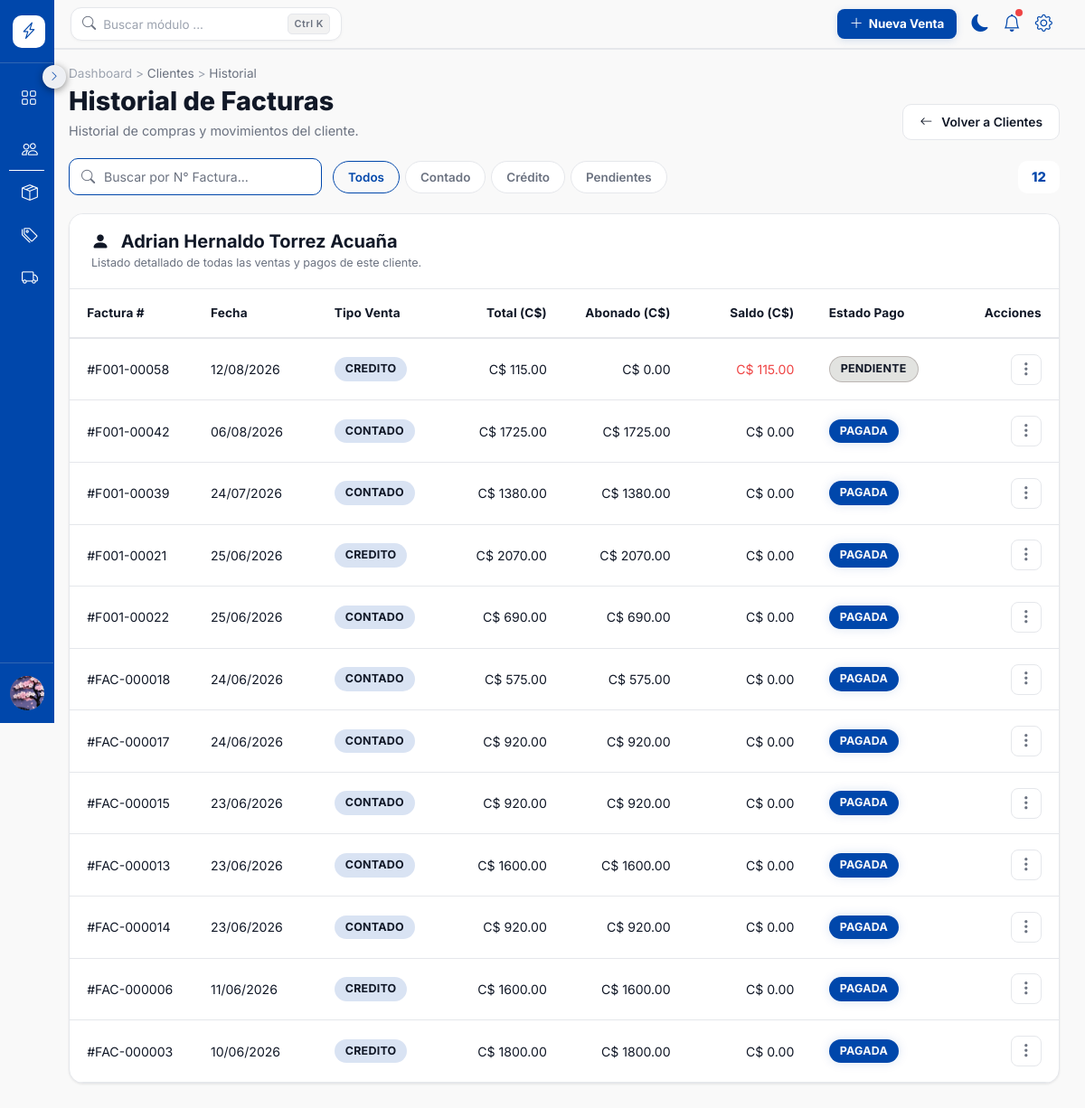
The app's page /clientes/1/historial (signed in), older data.
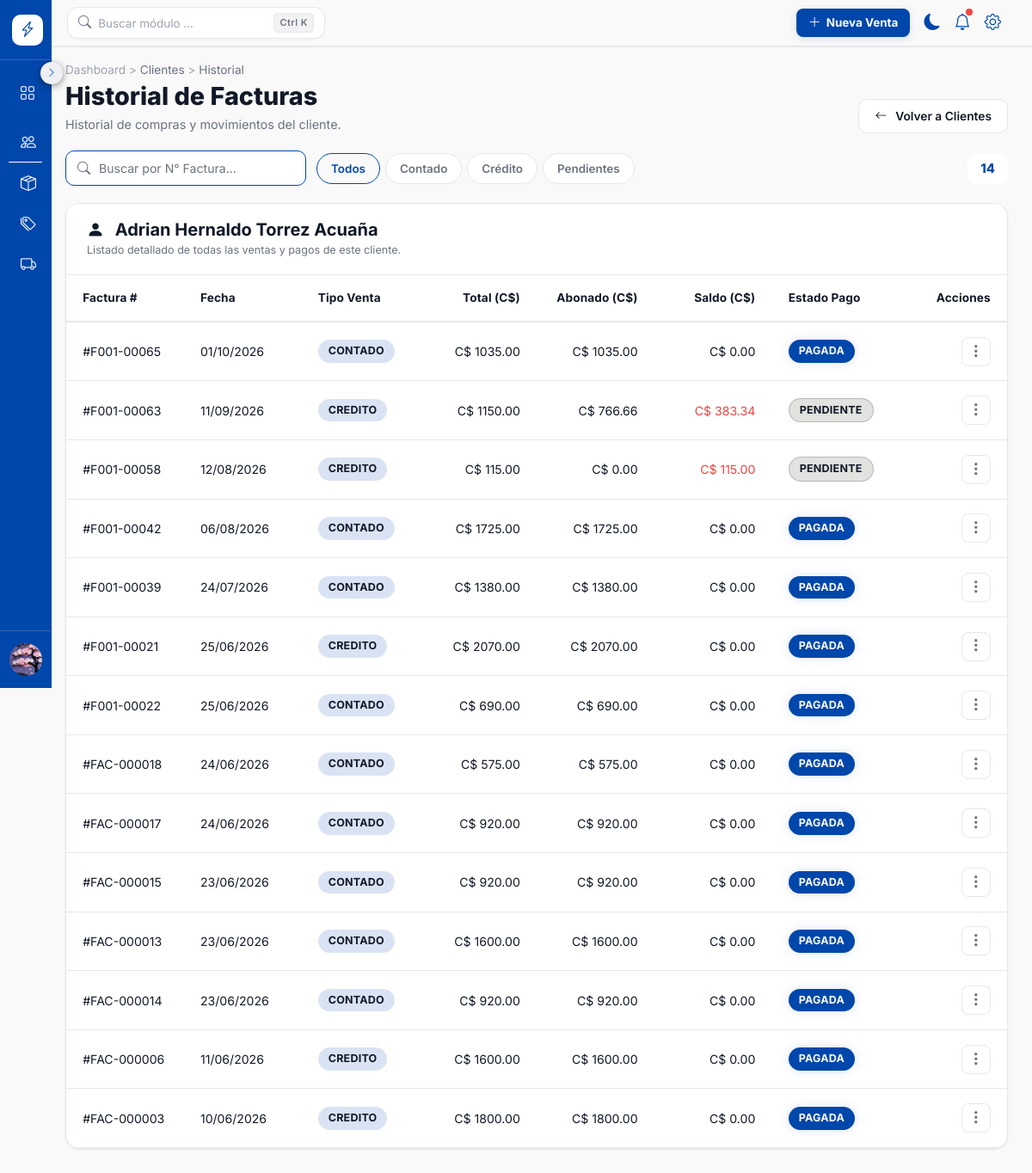
The same page, newer data.
### models/venta.py (models this page shows, shortened)
class Venta(db.Model):
    __tablename__ = "ventas"
    id = db.Column(db.Integer,primary_key=True)
    cliente_id = db.Column(db.Integer,db.ForeignKey("clientes.id"),nullable=False)
    usuario_id = db.Column(db.Integer,db.ForeignKey("usuarios.id"),nullable=False)
    fecha_venta = db.Column(db.DateTime,nullable=False,default=lambda: datetime.now(UTC))
    fecha_limite_credito = db.Column(db.Date,nullable=True)
    tipo_venta = db.Column(db.Enum(TipoVenta),nullable=False)
    numero_factura = db.Column(db.String(30),unique=True,nullable=False)
    total_venta = db.Column(db.Numeric(10, 2),nullable=False)
    estado = db.Column(db.Enum(EstadoVenta),nullable=False,default=EstadoVenta.ACTIVA)
    observaciones = db.Column(db.Text,nullable=True)
    created_at = db.Column(db.DateTime,nullable=False,default=lambda: datetime.now(UTC))
    updated_at = db.Column(db.DateTime,nullable=False,default=lambda: datetime.now(UTC),onupdate=lambda: datetime.now(UTC))
    cliente = db.relationship("Cliente",back_populates="ventas")
    usuario = db.relationship("Usuario",back_populates="ventas")
    detalle_ventas = db.relationship("DetalleVenta", back_populates="venta", lazy=True)
    pagos = db.relationship("Pago",back_populates="venta",lazy=True,order_by="Pago.fecha_pago.desc()")
    cuotas = db.relationship("CuotaVenta", back_populates="venta", lazy=True, cascade="all, delete-orphan", order_by="CuotaVenta.numero_cuota.asc()")

### routes/clientes.py (the view)
@clientes_bp.route("/clientes/<int:cliente_id>/historial", methods=["GET"])
@login_required
@roles_required("ADMIN", "VENDEDOR")
def historial_cliente(cliente_id):
    cliente = Cliente.query.get_or_404(cliente_id)
    ventas = Venta.query.filter_by(cliente_id=cliente_id).options(
        joinedload(Venta.pagos),
        joinedload(Venta.cuotas)
    ).order_by(Venta.fecha_venta.desc()).all()
    ventas_procesadas = []
    for venta in ventas:
        if venta.estado != EstadoVenta.ACTIVA:
            continue
        monto_venta = float(venta.total_venta)
        total_abonado = sum(
            float(pago.monto_pago)
            for pago in venta.pagos
            if pago.estado == "ACTIVO"
        )
        saldo = monto_venta - total_abonado
        ventas_procesadas.append({
            "venta": venta,
            "total_abonado": total_abonado,
            "saldo_pendiente": max(0.0, saldo),
            "es_pagada": saldo <= 0.01
        })
    return render_template(
        "clientes/historial_cliente.html",
        cliente=cliente,
        ventas_procesadas=ventas_procesadas,
        now=datetime.now()
    )

### app.py (called while the page is built)
@login_manager.user_loader
def load_user(user_id):
    return Usuario.query.get(int(user_id))

@app.before_request
def enrutar_inquilino():
    return resolve_tenant_middleware()

### models/usuario.py (called while the page is built)
    @property
    def nombre_mostrar(self):
        if not self.nombre_completo:
            return self.username
        partes = self.nombre_completo.strip().split()
        if len(partes) == 0:
            return self.username
        elif len(partes) == 1:
            return partes[0].capitalize()
        elif len(partes) == 2:
            return f"{partes[0].capitalize()} {partes[1][0].upper()}."
        else:
            return f"{partes[0].capitalize()} {partes[1].capitalize()} {partes[2][0].upper()}."

### services/saas/tenant_engine.py (called while the page is built)
    def get_bind(self, mapper=None, clause=None, bind=None, **kw):
        if mapper and getattr(mapper.class_, "__bind_key__", None) == "master":
            return super().get_bind(mapper=mapper, clause=clause, bind=bind, **kw)
        if has_app_context() and hasattr(g, "tenant_engine") and g.tenant_engine is not None:
            return g.tenant_engine
        return super().get_bind(mapper=mapper, clause=clause, bind=bind, **kw)

### templates/clientes/historial_cliente.html (shortened to what the changed rows need)
{% extends "base.html" %}
{% block content %}
    <div class="page-header-apex" style="display: flex; justify-content: space-between; align-items: flex-end;">
        <div>
            <h1 class="page-title-apex">Historial de Facturas</h1>
        </div>
    </div>
    <div class="toolbar-apex">
        <div class="toolbar-actions-right">
            <span id="badgeTotalVentas" class="count-badge-apex" title="Total de registros">{{ ventas_procesadas|length }}</span>
        </div>
    </div>
    <div class="panel" style="padding: 0; overflow: hidden; background-color: var(--color-bg-card); border: 1px solid var(--color-border); border-radius: 16px;">
        <div class="table-responsive">
            <table class="data-table">
                <thead class="data-table__head">
                    <tr>
                        <th>Factura #</th>
                        <th>Fecha</th>
                        <th>Tipo Venta</th>
                        <th style="text-align: right;">Total (C$)</th>
                        <th style="text-align: right;">Abonado (C$)</th>
                        <th style="text-align: right;">Saldo (C$)</th>
                        <th>Estado Pago</th>
                        <th style="text-align: right;">Acciones</th>
                    </tr>
                </thead>
                <tbody id="tablaHistorial">
                    {% for item in ventas_procesadas %}
                    {% set v = item.venta %}
                    <tr class="data-table__row fila-historial"
                        data-factura="{{ v.numero_factura.lower() }}"
                        data-tipo="{{ v.tipo_venta.value }}"
                        data-pagada="{% if item.es_pagada %}1{% else %}0{% endif %}">
                        <td class="data-table__cell" style=" color: var(--color-text-main);">
                            #{{ v.numero_factura }}
                        </td>
                        <td class="data-table__cell" style="color: var(--color-text-main);">
                            {{ v.fecha_venta.strftime('%d/%m/%Y') if v.fecha_venta else '-' }}
                        </td>
                        <td class="data-table__cell">
                            <span class="badge-pill-apex" style="background: var(--color-primary-glow); color: var(--color-text-main); ">
                                {{ v.tipo_venta.value }}
                            </span>
                        </td>
                        <td class="data-table__cell text-end" style=" color: var(--color-text-main);">
                            C$ {{ "%.2f"|format(v.total_venta) }}
                        </td>
                        <td class="data-table__cell text-end" style=" color: var(--color-text-main);">
                            C$ {{ "%.2f"|format(item.total_abonado) }}
                        </td>
                        <td class="data-table__cell text-end" >
                            {% if item.saldo_pendiente > 0.01 %}
                            <span style="color: var(--color-danger);">C$ {{ "%.2f"|format(item.saldo_pendiente) }}</span>
                            {% else %}
                            <span style="color: var(--color-text-main);">C$ 0.00</span>
                            {% endif %}
                        </td>
                        <td class="data-table__cell">
                            {% if item.es_pagada %}
                            <span class="badge-pill-apex badge-pill-apex--active">PAGADA</span>
                            {% else %}
                            <span class="badge-pill-apex badge-pill-apex--inactive">PENDIENTE</span>
                            {% endif %}
                        </td>
                        <td class="data-table__cell text-end">
                            <div class="dropdown d-inline-block">
                                <button class="btn-three-dots" type="button" data-bs-toggle="dropdown" aria-expanded="false" title="Opciones">
                                    <i class="bi bi-three-dots-vertical"></i>
                                </button>
                            </div>
                        </td>
                    </tr>
                    {% else %}
                    <tr>
                        <td colspan="8" class="text-center py-4 " style="color: var(--color-text-muted);">
                            Este cliente no registra compras ni facturas activas.
                        </td>
                    </tr>
                    {% endfor %}
                </tbody>
            </table>
        </div>
    </div>
{% endblock %}

Row changes from the older to the newer data that the page shows:
added Venta: numero_factura "F001-00065", fecha_venta "01/10/2026", tipo_venta.value "CONTADO", total_venta "1035.00"
added Venta: numero_factura "F001-00063", fecha_venta "11/09/2026", tipo_venta.value "CREDITO", total_venta "1150.00"
Text that changed along with them:
{{ ventas_procesadas|length }}: "12" → "14"
new list line: "# C$ C$ 1035.00 C$ 0.00 PAGADA"
new list line: "# C$ C$ 766.66 C$ 383.34 PENDIENTE"
